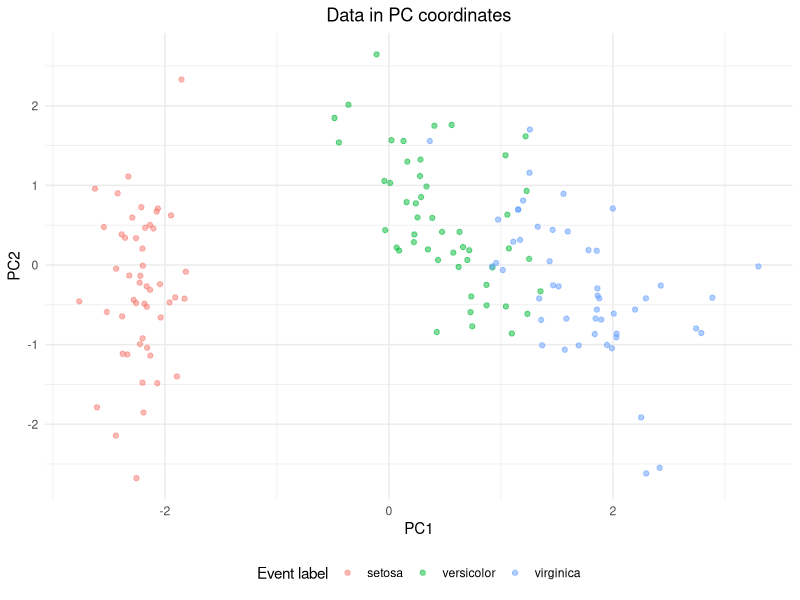
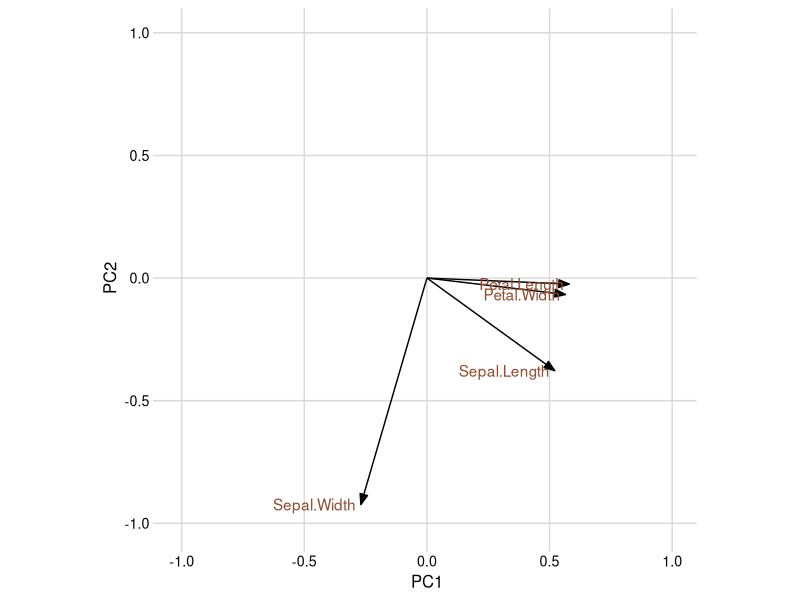
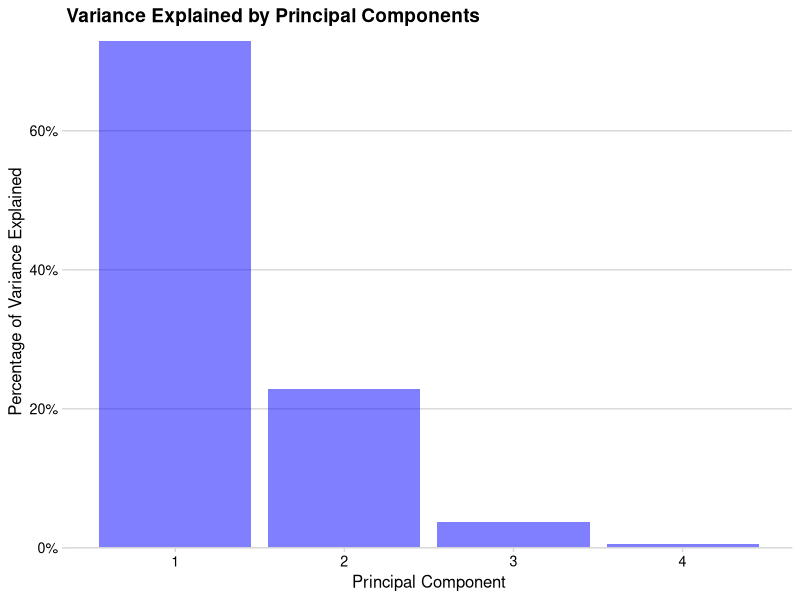

Reproduce these figures in R, in order.
## ---- chunk 1
#| message = FALSE  
library("tidyverse") 
library("broom") 
library("cowplot")
## ---- chunk 2
iris
## ---- chunk 3
pca_fit <- iris |>  
  select(where(is.numeric)) |>   
  prcomp(scale = TRUE)
## ---- chunk 4
pca_fit |>    
  augment(iris) |>    
  ggplot(aes(.fittedPC1, .fittedPC2,              
             colour = Species)) +    
  geom_point(alpha = 0.5) +   
  theme_minimal() +   
  theme(legend.position = "bottom",          
        plot.title = element_text(hjust = 0.5)) +   
  labs(x = "PC1", 
       y = "PC2", 
       title = "Data in PC coordinates", 
       colour = "Event label")
## ---- chunk 5
# extract rotation matrix
pca_fit %>%
  tidy(matrix = "rotation")
## ---- chunk 6
# define arrow style for plotting
arrow_style <- arrow(
  angle = 20, ends = "first", type = "closed", length = grid::unit(8, "pt")
)

# plot rotation matrix
pca_fit %>%
  tidy(matrix = "rotation") %>%
  pivot_wider(names_from = "PC", names_prefix = "PC", values_from = "value") %>%
  ggplot(aes(PC1, PC2)) +
  geom_segment(xend = 0, yend = 0, arrow = arrow_style) +
  geom_text(
    aes(label = column),
    hjust = 1, nudge_x = -0.02, 
    color = "#904C2F"
  ) +
  xlim(-1, 1) + ylim(-1, 1) +
  coord_fixed() + # fix aspect ratio to 1:1
  theme_minimal_grid(12)

## ---- chunk 7
# Extract eigenvalues (variance explained by each PC)
pca_fit |> 
  tidy(matrix = 'eigenvalues')
## ---- chunk 8
# create a bar plot to show the percentage of variance
pca_fit |> 
  tidy(matrix = "eigenvalues") |> 
  # Map 'PC' to x-axis and 'percent of variance' to y-axis
  ggplot(aes(PC, percent)) +
  geom_col(fill = "blue", alpha = 0.5) +
  # Format the axis
  scale_x_continuous(breaks = 1:4) +
  scale_y_continuous(
    labels = scales::percent_format(),
    expand = expansion(mult = c(0, 0.01))) +
  # Apply minimal theme with horizontal gridlines
  theme_minimal_hgrid(12) +
  labs(
    title = "Variance Explained by Principal Components",
    x = "Principal Component",
    y = "Percentage of Variance Explained"
)
